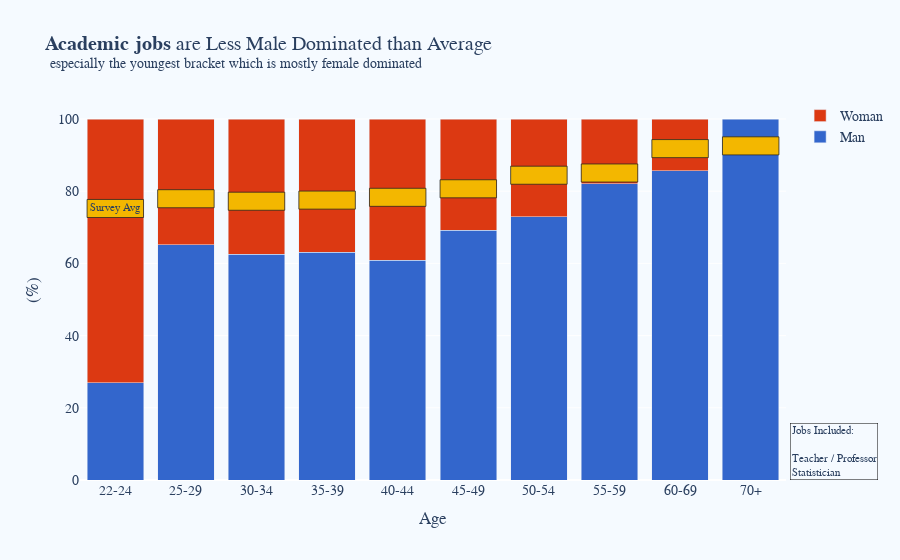

This figure's notebook cell:
### Markdown cell above
As we can see here, the **male dominance is even stronger in engineering roles** including the selected options _Engineer_, _Software Engineer_, _Data Engineer_, and _ML Engineer_. It seems like at least the difference with the average is diminishing in younger generations as the red bars are getting closer and closer to the orange bar. Now let's compare this with academic jobs.

### Code cell
academic_job_list = ['Teacher / Professor', 'Statistician']

title = """
<b>Academic jobs </b>are Less Male Dominated than Average<br>
<sup>especially the youngest bracket which is mostly female dominated
"""

fig = plot_category_segment_hist(
    survey.df.query(f"JOB in {academic_job_list}"), 
    cat_col="AGE", seg_col="GENDER", 
    seg_list = ["Man", "Woman"],    
    replace_dict=gender_replace_mw,
    normalize=True, 
    marker_color=g_color_list ,
    title=title,
)
fig.update_traces(hovertemplate="%{y:.0f} (%) %{fullData.name} in this age bracket")

for i, avg in enumerate(men_survey_avg[1:]):

    fig.add_shape(
            type="rect",
            y0= avg - 2.5 , y1=  avg + 2.5 , 
            x0= i-0.4, x1= i+ 0.4,
            fillcolor="#F3B700",
            line = dict(color = "#222", width=0.75)
        )
    
fig.add_annotation(
    x=0, y=avg-17.2,
    text="Survey Avg",
    font_size=11,
    showarrow=False,
)

fig.add_annotation( text='Jobs Included:<br><br>Teacher / Professor<br>Statistician',
                    align='left',
                    showarrow=False,
                    xref='paper',
                    yref='paper',
                    x=1.13,
                    y=0.,
                    bordercolor='black',
                    borderwidth=0.5,
                    font_size=11,
                  )

fig.update_layout(xaxis_title="Age", yaxis_title="(%)")

fig.show()

### Figure 1 — Plotly figure (JSON) as saved in the notebook; plotly's stock layout.template omitted (floating-point values rounded to 4 significant figures)
{"data": [{"hovertemplate": "%{y:.0f} (%) %{fullData.name} in this age bracket", "hovertext": "Man", "marker": {"color": "#3366CC"}, "name": "Man", "orientation": "v", "type": "bar", "x": ["22-24", "25-29", "30-34", "35-39", "40-44", "45-49", "50-54", "55-59", "60-69", "70+"], "y": [26.92, 65.15, 62.5, 63.04, 60.84, 69.12, 72.95, 82.05, 85.71, 100]}, {"hovertemplate": "%{y:.0f} (%) %{fullData.name} in this age bracket", "hovertext": "Woman", "marker": {"color": "#DC3912"}, "name": "Woman", "orientation": "v", "type": "bar", "x": ["22-24", "25-29", "30-34", "35-39", "40-44", "45-49", "50-54", "55-59", "60-69"], "y": [73.08, 34.85, 37.5, 36.96, 39.16, 30.88, 27.05, 17.95, 14.29]}], "layout": {"annotations": [{"font": {"size": 11}, "showarrow": false, "text": "Survey Avg", "x": 0, "y": 75.36}, {"align": "left", "bordercolor": "black", "borderwidth": 0.5, "font": {"size": 11}, "showarrow": false, "text": "Jobs Included:<br><br>Teacher / Professor<br>Statistician", "x": 1.13, "xref": "paper", "y": 0, "yref": "paper"}], "barmode": "stack", "font": {"family": "Tahoma", "size": 14}, "paper_bgcolor": "rgb(245, 250, 256)", "plot_bgcolor": "rgb(245, 250, 256)", "shapes": [{"fillcolor": "#F3B700", "line": {"color": "#222", "width": 0.75}, "type": "rect", "x0": -0.4, "x1": 0.4, "y0": 72.71, "y1": 77.71}, {"fillcolor": "#F3B700", "line": {"color": "#222", "width": 0.75}, "type": "rect", "x0": 0.6, "x1": 1.4, "y0": 75.41, "y1": 80.41}, {"fillcolor": "#F3B700", "line": {"color": "#222", "width": 0.75}, "type": "rect", "x0": 1.6, "x1": 2.4, "y0": 74.72, "y1": 79.72}, {"fillcolor": "#F3B700", "line": {"color": "#222", "width": 0.75}, "type": "rect", "x0": 2.6, "x1": 3.4, "y0": 75.03, "y1": 80.03}, {"fillcolor": "#F3B700", "line": {"color": "#222", "width": 0.75}, "type": "rect", "x0": 3.6, "x1": 4.4, "y0": 75.81, "y1": 80.81}, {"fillcolor": "#F3B700", "line": {"color": "#222", "width": 0.75}, "type": "rect", "x0": 4.6, "x1": 5.4, "y0": 78.16, "y1": 83.16}, {"fillcolor": "#F3B700", "line": {"color": "#222", "width": 0.75}, "type": "rect", "x0": 5.6, "x1": 6.4, "y0": 81.93, "y1": 86.93}, {"fillcolor": "#F3B700", "line": {"color": "#222", "width": 0.75}, "type": "rect", "x0": 6.6, "x1": 7.4, "y0": 82.54, "y1": 87.54}, {"fillcolor": "#F3B700", "line": {"color": "#222", "width": 0.75}, "type": "rect", "x0": 7.6, "x1": 8.4, "y0": 89.3, "y1": 94.3}, {"fillcolor": "#F3B700", "line": {"color": "#222", "width": 0.75}, "type": "rect", "x0": 8.6, "x1": 9.4, "y0": 90.06, "y1": 95.06}], "title": {"text": "\n<b>Academic jobs </b>are Less Male Dominated than Average<br>\n<sup>especially the youngest bracket which is mostly female dominated\n"}, "xaxis": {"title": {"text": "Age"}}, "yaxis": {"title": {"text": "(%)"}}}}
